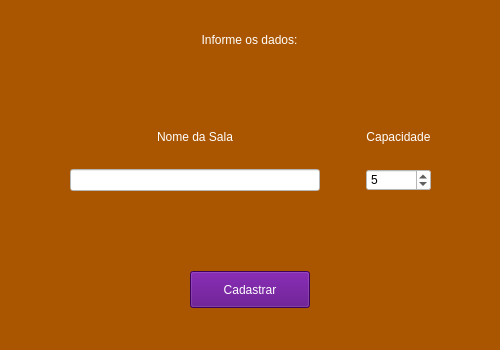
<?xml version="1.0" encoding="UTF-8"?>
<ui version="4.0">
 <class>Form</class>
 <widget class="QWidget" name="Form">
  <property name="geometry">
   <rect>
    <x>0</x>
    <y>0</y>
    <width>500</width>
    <height>350</height>
   </rect>
  </property>
  <property name="minimumSize">
   <size>
    <width>500</width>
    <height>350</height>
   </size>
  </property>
  <property name="maximumSize">
   <size>
    <width>500</width>
    <height>350</height>
   </size>
  </property>
  <property name="windowTitle">
   <string>Form</string>
  </property>
  <property name="styleSheet">
   <string notr="true">background-color: rgb(170, 85, 0);</string>
  </property>
  <widget class="QWidget" name="horizontalLayoutWidget">
   <property name="geometry">
    <rect>
     <x>-1</x>
     <y>0</y>
     <width>501</width>
     <height>80</height>
    </rect>
   </property>
   <layout class="QHBoxLayout" name="horizontalLayout">
    <item>
     <widget class="QLabel" name="label">
      <property name="styleSheet">
       <string notr="true">font: 75 11pt &quot;MS Shell Dlg 2&quot;;
color: rgb(255, 255, 255);</string>
      </property>
      <property name="text">
       <string>Informe os dados:</string>
      </property>
      <property name="alignment">
       <set>Qt::AlignCenter</set>
      </property>
     </widget>
    </item>
   </layout>
  </widget>
  <widget class="QWidget" name="horizontalLayoutWidget_2">
   <property name="geometry">
    <rect>
     <x>0</x>
     <y>60</y>
     <width>501</width>
     <height>181</height>
    </rect>
   </property>
   <layout class="QHBoxLayout" name="horizontalLayout_2">
    <property name="leftMargin">
     <number>50</number>
    </property>
    <property name="rightMargin">
     <number>50</number>
    </property>
    <item>
     <layout class="QVBoxLayout" name="verticalLayout">
      <property name="leftMargin">
       <number>20</number>
      </property>
      <property name="topMargin">
       <number>50</number>
      </property>
      <property name="rightMargin">
       <number>20</number>
      </property>
      <property name="bottomMargin">
       <number>50</number>
      </property>
      <item>
       <widget class="QLabel" name="label_2">
        <property name="styleSheet">
         <string notr="true">font: 75 11pt &quot;MS Shell Dlg 2&quot;;
color: rgb(255, 255, 255);</string>
        </property>
        <property name="text">
         <string>Nome da Sala</string>
        </property>
        <property name="alignment">
         <set>Qt::AlignCenter</set>
        </property>
       </widget>
      </item>
      <item>
       <widget class="QLineEdit" name="lineEditNome">
        <property name="styleSheet">
         <string notr="true">background-color: rgb(255, 255, 255);</string>
        </property>
       </widget>
      </item>
     </layout>
    </item>
    <item>
     <layout class="QVBoxLayout" name="verticalLayout_3">
      <property name="leftMargin">
       <number>20</number>
      </property>
      <property name="topMargin">
       <number>50</number>
      </property>
      <property name="rightMargin">
       <number>20</number>
      </property>
      <property name="bottomMargin">
       <number>50</number>
      </property>
      <item>
       <widget class="QLabel" name="label_4">
        <property name="styleSheet">
         <string notr="true">font: 75 11pt &quot;MS Shell Dlg 2&quot;;
color: rgb(255, 255, 255);</string>
        </property>
        <property name="text">
         <string>Capacidade</string>
        </property>
        <property name="alignment">
         <set>Qt::AlignCenter</set>
        </property>
       </widget>
      </item>
      <item>
       <widget class="QSpinBox" name="spinBoxCapacidade">
        <property name="styleSheet">
         <string notr="true">background-color: rgb(255, 255, 255);</string>
        </property>
        <property name="minimum">
         <number>0</number>
        </property>
        <property name="maximum">
         <number>999</number>
        </property>
        <property name="value">
         <number>5</number>
        </property>
       </widget>
      </item>
     </layout>
    </item>
   </layout>
  </widget>
  <widget class="QWidget" name="horizontalLayoutWidget_3">
   <property name="geometry">
    <rect>
     <x>0</x>
     <y>250</y>
     <width>501</width>
     <height>80</height>
    </rect>
   </property>
   <layout class="QHBoxLayout" name="horizontalLayout_3">
    <property name="leftMargin">
     <number>0</number>
    </property>
    <property name="rightMargin">
     <number>0</number>
    </property>
    <item>
     <widget class="QPushButton" name="btnCadastrar">
      <property name="minimumSize">
       <size>
        <width>120</width>
        <height>37</height>
       </size>
      </property>
      <property name="maximumSize">
       <size>
        <width>120</width>
        <height>37</height>
       </size>
      </property>
      <property name="styleSheet">
       <string notr="true">font: 75 11pt &quot;MS Shell Dlg 2&quot;;
background-color: rgb(85, 0, 127);
color: rgb(255, 255, 255);</string>
      </property>
      <property name="text">
       <string>Cadastrar</string>
      </property>
     </widget>
    </item>
   </layout>
  </widget>
 </widget>
 <resources/>
 <connections/>
</ui>
